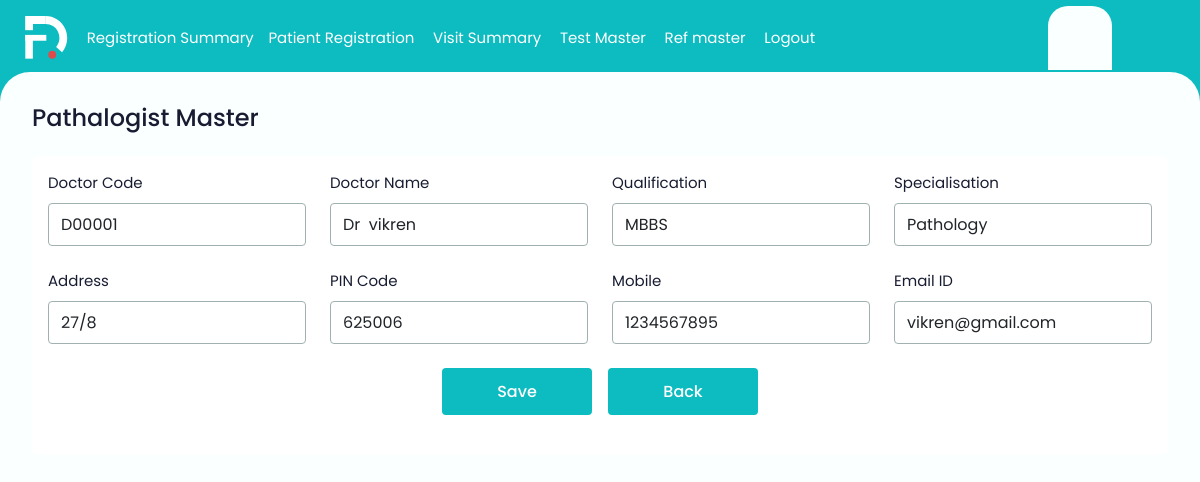
Screenshot of /edit_refdr/1/ (signed in) with the database file from the repository.
### ekonapp/models.py (models this page shows)
class RefDr(models.Model):
    DoctorCode  = models.CharField(max_length=100)
    DoctorName = models.CharField(max_length=100)
    Qualification= models.CharField(max_length=100)
    Specialisation= models.CharField(max_length=100)
    Address= models.CharField(max_length=100)
    PINCode = models.CharField(max_length=100)
    Mobile= models.CharField(max_length=100)
    EmailID= models.CharField(max_length=100)
    date =  models.DateField(auto_now_add=True)

### ekonapp/decorators.py (the view)
    def wrapper(request, *args, **kwargs):
        if not request.user.is_authenticated:
            return redirect('registerlogin')
        elif not Device.objects.filter(user=request.user, is_registered=True).exists():
            return redirect('register_device')
        else:
            return view_func(request, *args, **kwargs)

### ekonapp/views.py (called while the page is built)
@login_required
@device_required
def edit_refdr(request, id):
    refdr = RefDr.objects.get(id=id)
    if request.method == 'POST':
        refdr.DoctorCode = request.POST.get('DoctorCode')
        refdr.DoctorName = request.POST.get('DoctorName')
        refdr.Qualification = request.POST.get('Qualification')
        refdr.Specialisation = request.POST.get('Specialisation')
        refdr.Address = request.POST.get('Address')
        refdr.PINCode = request.POST.get('PINCode')
        refdr.Mobile = request.POST.get('Mobile')
        refdr.EmailID = request.POST.get('EmailID')
        refdr.save()
        return redirect('refdrmaster')
    else:
        return render(request, 'edit_refdr.html', {'refdr': refdr})

### ekonapp/templates/edit_refdr.html (shortened to what this page needs)
{% extends 'base.html' %}
{% block content %}
  <main>
    <form method="post">
    <div class="mb-4">
      <h5 class="page-heading">Pathalogist Master</h5>
    </div>
    <div class="auto-scroll">
      <div class="bg-white rounded-2 p-3">
        <div class="row">
          <div class="col-md-3">
            <div class="form-group">
              <label class="form-label">Doctor Code </label>
              <input type="text" name= "DoctorCode" value="{{ refdr.DoctorCode }}" class="form-control" readonly>
            </div>
          </div>
          <div class="col-md-3">
            <div class="form-group">
              <label class="form-label">Doctor Name</label>
              <input type="text" class="form-control" name="DoctorName"   value="{{ refdr.DoctorName }}" required>
            </div>
          </div>
          <div class="col-md-3">
            <div class="form-group">
              <label class="form-label">Qualification</label>
              <input type="text" name="Qualification" value="{{ refdr.Qualification }}" class="form-control" required>
            </div>
          </div>
          <div class="col-md-3">
            <div class="form-group">
              <label class="form-label">Specialisation</label>
              <select  name= "Specialisation" value="{{ refdr.Specialisation }}" class="form-control" required>
              <option>Pathology</option>
            </select>
            </div>
          </div>
          <div class="col-md-3">
            <div class="form-group">
              <label class="form-label">Address</label>
              <input type="text" name="Address" value="{{ refdr.Address }}" class="form-control">
            </div>
          </div>
          <div class="col-md-3">
            <div class="form-group">
              <label class="form-label">PIN Code</label>
              <input type="text" name="PINCode" value="{{ refdr.PINCode }}" class="form-control" required>
            </div>
          </div>
          <div class="col-md-3">
            <div class="form-group">
              <label class="form-label">Mobile</label>
              <input type="text" name="Mobile" value="{{ refdr.Mobile }}" class="form-control" required>
            </div>
          </div>
          <div class="col-md-3">
            <div class="form-group">
              <label class="form-label">Email ID</label>
              <input type="text" name="EmailID" value="{{ refdr.EmailID }}" class="form-control" required>
            </div>
          </div>
        </div>
        <div class="form-group d-flex gap-3 justify-content-center">
            <button type="submit" class="theme-btn">Save</button>
            <button type="button" class="theme-btn" onclick="history.back()">Back</button>
        </div>
      </div>
    </div>
  </form>
  </main>
</body>
</html>
{% endblock %}

### static/css/custom.css (style rules this page uses)
body { font-family: var(--bs-theme-font-family); color: var(--bs-text-color-100); font-size: var(--bs-body-font-size); background-color: var(--bs-theme-color); }
main { background-color: var(--bs-bg-color); border-top-left-radius: 30px; border-top-right-radius: 30px; width: 100%; height: 100%; position: fixed; overflow: hidden; padding: 2rem 1rem 2rem 2rem; margin-right: 2rem; }
main .auto-scroll { overflow-x: hidden; overflow-y: auto; padding-right: 1rem; height: calc(100vh - 200px); }
main .page-heading { font-size: 1.5rem; font-weight: 500; color: var(--bs-text-color-100); }
main .form-group { margin-bottom: 1.5rem; }
main .form-control, main .form-select { padding: 0.55rem 0.75rem; border-radius: var(--bs-btn-radius); border-color: var(--bs-textbox-border); }
main .form-label { font-size: var(--bs-text-color-200); }
.theme-btn { background-color: var(--bs-theme-color); padding: 0.7rem 1rem; min-width: 150px; border: 0; font-size: 1rem; font-weight: 500; border-radius: var(--bs-btn-radius); display: flex; gap: 0.5rem; align-items: center; justify-content: center; }
.theme-btn, .theme-btn svg { color: #fff; }

### rows the page displays
RefDr: DoctorCode "D00001", DoctorName "Dr vikren", Qualification "MBBS", Specialisation "Pathology", Address "27/8", PINCode "625006", Mobile "1234567895", EmailID "vikren@gmail.com"
